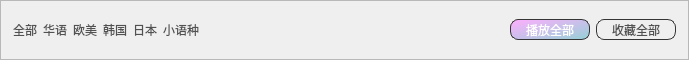
                         <widget class="QFrame" name="frame_tab_index_music_m_m">
                          <property name="minimumSize">
                           <size>
                            <width>0</width>
                            <height>30</height>
                           </size>
                          </property>
                          <property name="maximumSize">
                           <size>
                            <width>16777215</width>
                            <height>60</height>
                           </size>
                          </property>
                          <property name="styleSheet">
                           <string notr="true">QPushButton{
	border:none;
	color:rgb(81, 81, 81);
}
QPushButton:hover{  
	padding-bottom:4px; 
	color: qlineargradient(spread:pad, x1:0, y1:0, x2:1, y2:1, stop:0 rgba(214, 87, 255, 255), stop:0.852273 rgba(27, 130, 255, 255));
}
QPushButton:focus {
	color: qlineargradient(spread:pad, x1:0, y1:0, x2:1, y2:1, stop:0 rgba(214, 87, 255, 255), stop:0.852273 rgba(27, 130, 255, 255));
      outline: 0px;
    }</string>
                          </property>
                          <property name="frameShape">
                           <enum>QFrame::StyledPanel</enum>
                          </property>
                          <property name="frameShadow">
                           <enum>QFrame::Raised</enum>
                          </property>
                          <layout class="QHBoxLayout" name="horizontalLayout_27">
                           <property name="leftMargin">
                            <number>12</number>
                           </property>
                           <property name="topMargin">
                            <number>0</number>
                           </property>
                           <property name="rightMargin">
                            <number>12</number>
                           </property>
                           <property name="bottomMargin">
                            <number>0</number>
                           </property>
                           <item>
                            <widget class="QPushButton" name="pushButton_tab_index_music_m_m_2">
                             <property name="minimumSize">
                              <size>
                               <width>0</width>
                               <height>20</height>
                              </size>
                             </property>
                             <property name="text">
                              <string>全部</string>
                             </property>
                             <property name="checkable">
                              <bool>true</bool>
                             </property>
                            </widget>
                           </item>
                           <item>
                            <widget class="QPushButton" name="pushButton_tab_index_music_m_m_3">
                             <property name="minimumSize">
                              <size>
                               <width>0</width>
                               <height>20</height>
                              </size>
                             </property>
                             <property name="text">
                              <string>华语</string>
                             </property>
                            </widget>
                           </item>
                           <item>
                            <widget class="QPushButton" name="pushButton_tab_index_music_m_m_4">
                             <property name="minimumSize">
                              <size>
                               <width>0</width>
                               <height>20</height>
                              </size>
                             </property>
                             <property name="text">
                              <string>欧美</string>
                             </property>
                            </widget>
                           </item>
                           <item>
                            <widget class="QPushButton" name="pushButton_tab_index_music_m_m_5">
                             <property name="minimumSize">
                              <size>
                               <width>0</width>
                               <height>20</height>
                              </size>
                             </property>
                             <property name="text">
                              <string>韩国</string>
                             </property>
                            </widget>
                           </item>
                           <item>
                            <widget class="QPushButton" name="pushButton_tab_index_music_m_m_6">
                             <property name="minimumSize">
                              <size>
                               <width>0</width>
                               <height>20</height>
                              </size>
                             </property>
                             <property name="text">
                              <string>日本</string>
                             </property>
                            </widget>
                           </item>
                           <item>
                            <widget class="QPushButton" name="pushButton_tab_index_music_m_m_7">
                             <property name="minimumSize">
                              <size>
                               <width>0</width>
                               <height>20</height>
                              </size>
                             </property>
                             <property name="text">
                              <string>小语种</string>
                             </property>
                            </widget>
                           </item>
                           <item>
                            <spacer name="horizontalSpacer_4">
                             <property name="orientation">
                              <enum>Qt::Horizontal</enum>
                             </property>
                             <property name="sizeHint" stdset="0">
                              <size>
                               <width>305</width>
                               <height>15</height>
                              </size>
                             </property>
                            </spacer>
                           </item>
                           <item>
                            <widget class="QPushButton" name="pushButton_tab_index_music_m_m_8">
                             <property name="minimumSize">
                              <size>
                               <width>80</width>
                               <height>21</height>
                              </size>
                             </property>
                             <property name="styleSheet">
                              <string notr="true">background-color: qlineargradient(spread:pad, x1:0, y1:0, x2:1, y2:1, stop:0 rgba(255, 174, 254, 255), stop:1 rgba(149, 209, 214, 255));
color: rgb(255, 255, 255);
border-radius:8px;
border: 1px solid  rgb(53, 53, 53);  </string>
                             </property>
                             <property name="text">
                              <string>播放全部</string>
                             </property>
                            </widget>
                           </item>
                           <item>
                            <widget class="QPushButton" name="pushButton_tab_index_music_m_m_9">
                             <property name="minimumSize">
                              <size>
                               <width>80</width>
                               <height>21</height>
                              </size>
                             </property>
                             <property name="styleSheet">
                              <string notr="true">border-radius:8px;
border: 1px solid  rgb(53, 53, 53);  </string>
                             </property>
                             <property name="text">
                              <string>收藏全部</string>
                             </property>
                            </widget>
                           </item>
                          </layout>
                         </widget>
